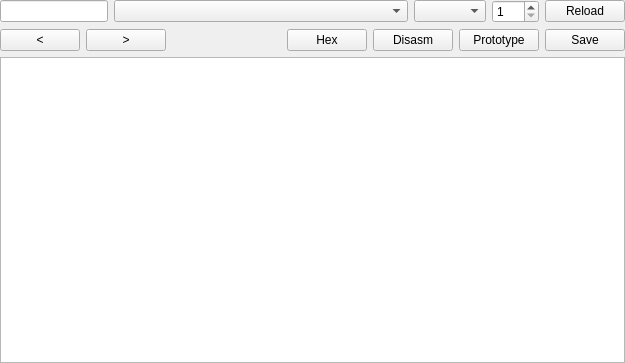
<?xml version="1.0" encoding="UTF-8"?>
<ui version="4.0">
 <class>XDynStructsWidget</class>
 <widget class="QWidget" name="XDynStructsWidget">
  <property name="geometry">
   <rect>
    <x>0</x>
    <y>0</y>
    <width>625</width>
    <height>363</height>
   </rect>
  </property>
  <property name="windowTitle">
   <string/>
  </property>
  <layout class="QVBoxLayout" name="verticalLayout">
   <property name="leftMargin">
    <number>0</number>
   </property>
   <property name="topMargin">
    <number>0</number>
   </property>
   <property name="rightMargin">
    <number>0</number>
   </property>
   <property name="bottomMargin">
    <number>0</number>
   </property>
   <item>
    <layout class="QHBoxLayout" name="horizontalLayout">
     <item>
      <widget class="XLineEditHEX" name="lineEditStructsCurrentAddress">
       <property name="sizePolicy">
        <sizepolicy hsizetype="Preferred" vsizetype="Fixed">
         <horstretch>0</horstretch>
         <verstretch>0</verstretch>
        </sizepolicy>
       </property>
      </widget>
     </item>
     <item>
      <widget class="QComboBox" name="comboBoxStructsCurrent">
       <property name="sizePolicy">
        <sizepolicy hsizetype="Expanding" vsizetype="Fixed">
         <horstretch>0</horstretch>
         <verstretch>0</verstretch>
        </sizepolicy>
       </property>
      </widget>
     </item>
     <item>
      <widget class="QComboBox" name="comboBoxStructsType"/>
     </item>
     <item>
      <widget class="QSpinBox" name="spinBoxStructsCount">
       <property name="minimum">
        <number>1</number>
       </property>
       <property name="maximum">
        <number>512</number>
       </property>
      </widget>
     </item>
     <item>
      <widget class="QPushButton" name="pushButtonStructsReload">
       <property name="text">
        <string>Reload</string>
       </property>
      </widget>
     </item>
    </layout>
   </item>
   <item>
    <layout class="QHBoxLayout" name="horizontalLayout_2">
     <item>
      <widget class="QPushButton" name="pushButtonStructsBack">
       <property name="text">
        <string notr="true">&lt;</string>
       </property>
      </widget>
     </item>
     <item>
      <widget class="QPushButton" name="pushButtonStructsForward">
       <property name="text">
        <string notr="true">&gt;</string>
       </property>
      </widget>
     </item>
     <item>
      <spacer name="horizontalSpacer">
       <property name="orientation">
        <enum>Qt::Horizontal</enum>
       </property>
       <property name="sizeHint" stdset="0">
        <size>
         <width>40</width>
         <height>20</height>
        </size>
       </property>
      </spacer>
     </item>
     <item>
      <widget class="QPushButton" name="pushButtonStructsHex">
       <property name="text">
        <string>Hex</string>
       </property>
      </widget>
     </item>
     <item>
      <widget class="QPushButton" name="pushButtonStructsDisasm">
       <property name="text">
        <string>Disasm</string>
       </property>
      </widget>
     </item>
     <item>
      <widget class="QPushButton" name="pushButtonStructsPrototype">
       <property name="text">
        <string>Prototype</string>
       </property>
      </widget>
     </item>
     <item>
      <widget class="QPushButton" name="pushButtonStructsSave">
       <property name="text">
        <string>Save</string>
       </property>
      </widget>
     </item>
    </layout>
   </item>
   <item>
    <widget class="QTextBrowser" name="textBrowserStructs">
     <property name="html">
      <string notr="true">&lt;!DOCTYPE HTML PUBLIC &quot;-//W3C//DTD HTML 4.0//EN&quot; &quot;http://www.w3.org/TR/REC-html40/strict.dtd&quot;&gt;
&lt;html&gt;&lt;head&gt;&lt;meta name=&quot;qrichtext&quot; content=&quot;1&quot; /&gt;&lt;style type=&quot;text/css&quot;&gt;
p, li { white-space: pre-wrap; }
&lt;/style&gt;&lt;/head&gt;&lt;body style=&quot; font-family:'MS Shell Dlg 2'; font-size:8.25pt; font-weight:400; font-style:normal;&quot;&gt;
&lt;p style=&quot;-qt-paragraph-type:empty; margin-top:0px; margin-bottom:0px; margin-left:0px; margin-right:0px; -qt-block-indent:0; text-indent:0px;&quot;&gt;&lt;br /&gt;&lt;/p&gt;&lt;/body&gt;&lt;/html&gt;</string>
     </property>
    </widget>
   </item>
  </layout>
 </widget>
 <customwidgets>
  <customwidget>
   <class>XLineEditHEX</class>
   <extends>QLineEdit</extends>
   <header>xlineedithex.h</header>
  </customwidget>
 </customwidgets>
 <resources/>
 <connections/>
</ui>
